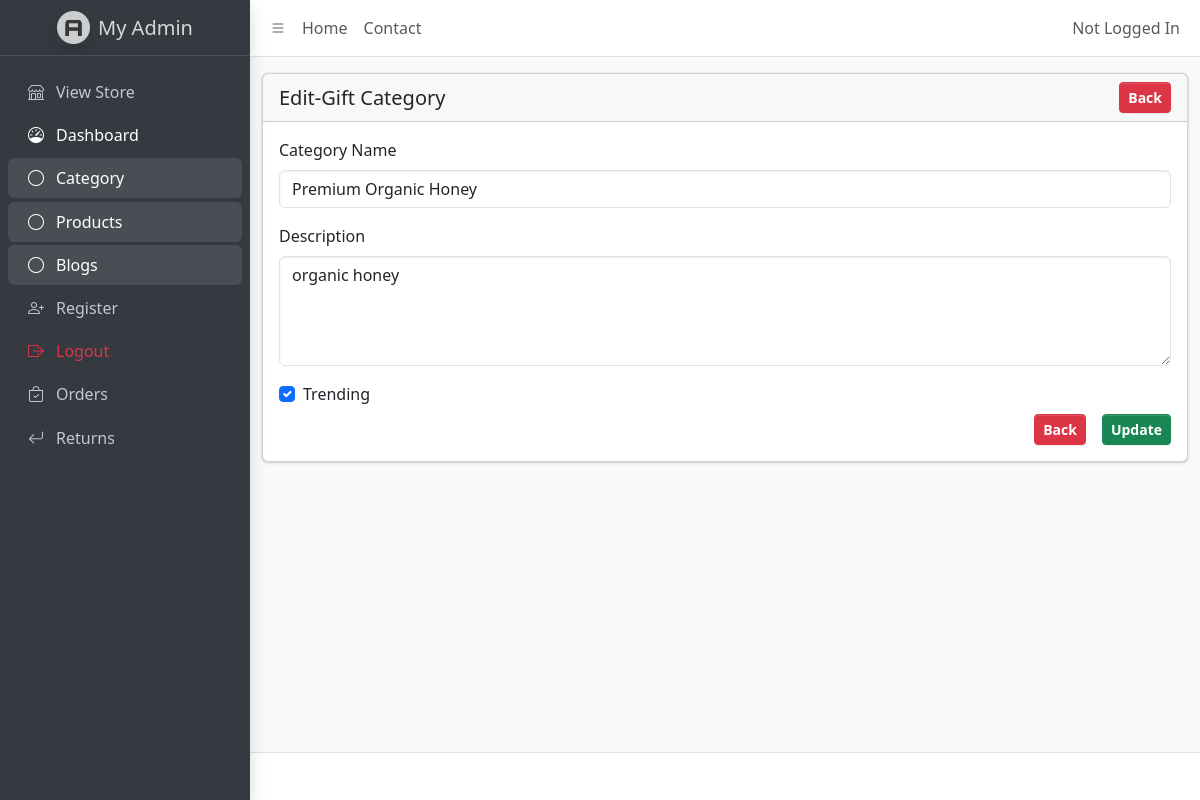
The page /admin/cotegory-edit.php?id=1 (signed in) on the database its author committed.
### tables this page shows
CREATE TABLE `categories` (
  `id` int(10) UNSIGNED NOT NULL,
  `name` varchar(150) NOT NULL,
  `slug` varchar(180) NOT NULL,
  `description` text DEFAULT NULL,
  `trending` tinyint(1) NOT NULL DEFAULT 0,
  `status` tinyint(1) NOT NULL DEFAULT 1,
  `created_at` timestamp NOT NULL DEFAULT current_timestamp()
);

### admin/cotegory-edit.php (the view, shortened to what this page needs)
<!DOCTYPE html>
<html lang="en">
<head>
    <?php include 'assets.php'; ?>
</head>
<body class="layout-fixed sidebar-expand-lg sidebar-open bg-body-tertiary">
    <div class="app-wrapper">
        <?php
        include 'header.php';
        include 'aside.php';
        ?>
        <div class="content mt-3">
            <div class="container">
                <div class="row">
                    <div class="col-md-12">
                        <div class="card">
                            <div class="card-header d-flex align-items-center">
                                <h5 class="mb-0">Edit-Gift Category</h5>
                                <a href="category.php" class="btn btn-danger btn-sm fw-bold ms-auto">Back</a>
                            </div>
                            <div class="card-body">
                                <form action="code.php" method="POST">
                                    <?php
                                    if (isset($_GET['id'])) {
                                        $cate_id = $_GET['id'];
                                        $query = "SELECT * FROM categories WHERE id='$cate_id' ";
                                        $query_run = mysqli_query($conn, $query);
                                        foreach ($query_run as $item):
                                    ?>
                                            <div class="modal-body">
                                                <div class="mb-3">
                                                    <label class="form-label">Category Name</label>
                                                    <input type="text" name="name" value="<?= $item['name']; ?>" class="form-control" placeholder="Enter category name" required>
                                                </div>
                                                <div class="mb-3">
                                                    <label class="form-label">Description</label>
                                                    <textarea
                                                        name="description"
                                                        class="form-control"
                                                        rows="4"
                                                        placeholder="Enter description"
                                                        required><?= $item['description']; ?></textarea>
                                                </div>
                                                <div class="form-check mb-2">
                                                    <input
                                                        class="form-check-input"
                                                        type="checkbox"
                                                        name="trending"
                                                        <?= $item['trending'] == "1" ? 'checked' : ''; ?>>
                                                    <label class="form-check-label" for="trending">
                                                        Trending
                                                    </label>
                                                </div>
                                            </div>
                                            <div class="modal-footer gap-3">
                                                <a href="category.php" class="btn btn-danger btn-sm fw-bold">Back</a>
                                                <button type="submit" name="update_category" class="btn btn-sm fw-bold btn-success">
                                                    Update
                                                </button>
                                            </div>
                                    <?php
                                        endforeach;
                                    } else {
                                        echo "NO ID Found";
                                    }
                                    ?>
                                </form>
                            </div>
                        </div>
                    </div>
                </div>
            </div>
        </div>
        <?php include 'footer.php'; ?>
    </div>
</body>
</html>

### rows shown on the page
categories: name "Premium Organic Honey", description "organic honey", trending "☑"

### other values the page prints
$userName "Not Logged In"
